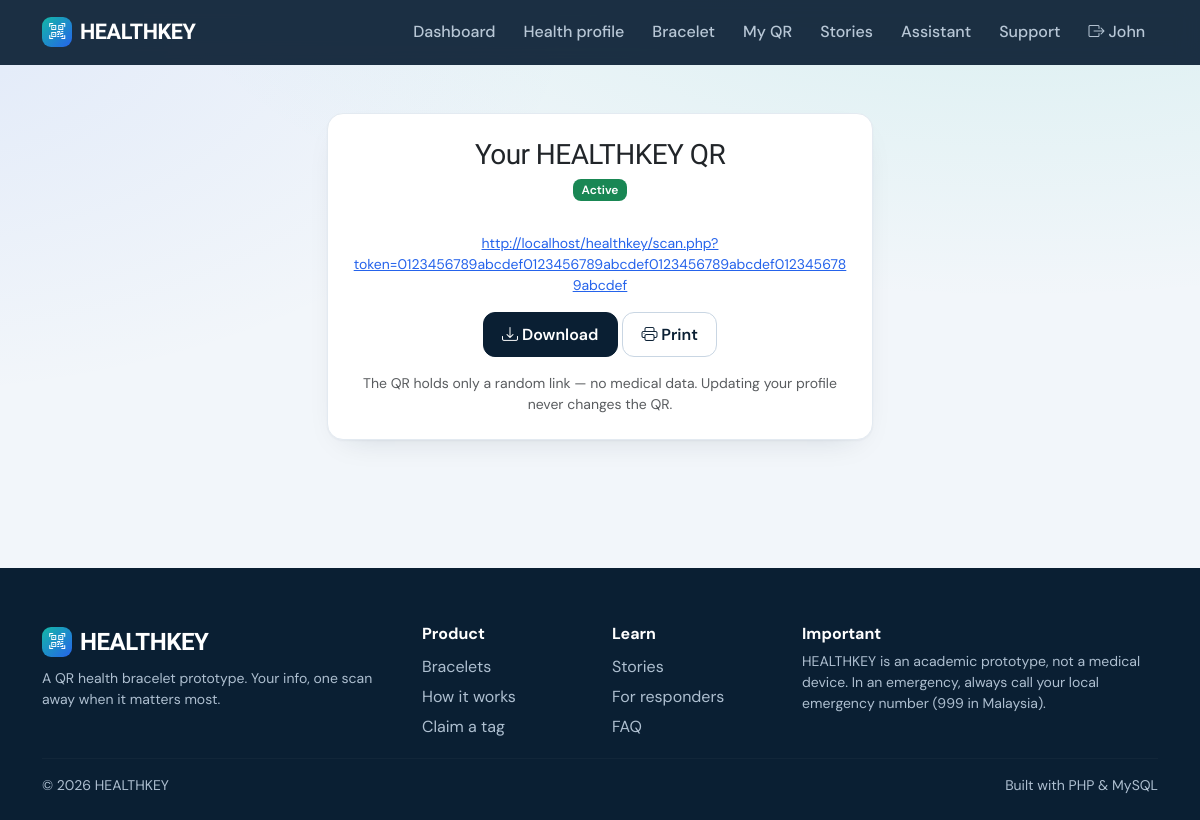
Screenshot of /my-qr.php (signed in) with the database file from the repository.
### tables this page shows
CREATE TABLE users(id INT AUTO_INCREMENT PRIMARY KEY,name VARCHAR(100) NOT NULL,email VARCHAR(150) NOT NULL UNIQUE,password VARCHAR(255) NOT NULL,phone VARCHAR(30),role ENUM('user','admin') DEFAULT 'user',is_active TINYINT DEFAULT 1,created_at TIMESTAMP DEFAULT CURRENT_TIMESTAMP,updated_at TIMESTAMP DEFAULT CURRENT_TIMESTAMP ON UPDATE CURRENT_TIMESTAMP);

CREATE TABLE qr_codes(id INT AUTO_INCREMENT PRIMARY KEY,user_id INT NULL,unique_token CHAR(64) NOT NULL UNIQUE,status ENUM('unclaimed','claimed','active','disabled') DEFAULT 'unclaimed',created_at TIMESTAMP DEFAULT CURRENT_TIMESTAMP,updated_at TIMESTAMP DEFAULT CURRENT_TIMESTAMP ON UPDATE CURRENT_TIMESTAMP,INDEX(user_id),FOREIGN KEY(user_id) REFERENCES users(id) ON DELETE SET NULL);

### includes/database.php (called while the page is built)
<?php
function db(){static $p;if(!$p){$p=new PDO('mysql:host='.DB_HOST.';dbname='.DB_NAME.';charset=utf8mb4',DB_USER,DB_PASS,[PDO::ATTR_ERRMODE=>PDO::ERRMODE_EXCEPTION,PDO::ATTR_DEFAULT_FETCH_MODE=>PDO::FETCH_ASSOC]);}return $p;}
function q($sql,$a=[]){$s=db()->prepare($sql);$s->execute($a);return $s;}

### includes/auth.php (called while the page is built, shortened)
<?php
function user(){static $u=false;if($u===false){$u=!empty($_SESSION['uid'])?q('SELECT * FROM users WHERE id=? AND is_active=1',[$_SESSION['uid']])->fetch():null;}return $u?:null;}

### includes/functions.php (called while the page is built, shortened)
<?php
function e($v){return htmlspecialchars((string)$v,ENT_QUOTES,'UTF-8');}
function scan_url($token){$s=(!empty($_SERVER['HTTPS'])&&$_SERVER['HTTPS']!=='off')?'https':'http';return "$s://{$_SERVER['HTTP_HOST']}".BASE_URL."/scan.php?token=$token";}
function qr_of($uid){return q('SELECT * FROM qr_codes WHERE user_id=?',[$uid])->fetch();}

### my-qr.php (the view, shortened to what this page needs)
<?php $title='My QR'; require 'includes/header.php'; require_login();
$qr=qr_of($u['id']);
$url=scan_url($qr['unique_token']);?>
<div class="row justify-content-center"><div class="col-md-6"><div class="card p-4 text-center"><h3>Your HEALTHKEY QR</h3>
<span class="badge align-self-center mb-3 <?=$qr['status']==='active'?'bg-success':'bg-warning text-dark'?>"><?=e(ucfirst($qr['status']))?></span>
<p class="small text-break"><a href="<?=e($url)?>" target="_blank"><?=e($url)?></a></p>
<div class="no-print"><button class="btn btn-primary" onclick="dl()"><i class="bi bi-download"></i> Download</button> <button class="btn btn-outline-primary" onclick="print()"><i class="bi bi-printer"></i> Print</button></div>
<p class="small text-muted mt-3 mb-0">The QR holds only a random link — no medical data. Updating your profile never changes the QR.</p></div></div></div>
<?php require 'includes/footer.php';

### includes/header.php (shortened to what this page needs)
<?php require_once __DIR__.'/bootstrap.php'; $u=user(); $title=$title??'HEALTHKEY'; ?>
<!doctype html><html lang="en"><head><meta charset="utf-8"><meta name="viewport" content="width=device-width,initial-scale=1">
<link href="https://cdn.jsdelivr.net/npm/bootstrap@5.3.3/dist/css/bootstrap.min.css" rel="stylesheet">
<link href="https://cdn.jsdelivr.net/npm/bootstrap-icons@1.11.3/font/bootstrap-icons.css" rel="stylesheet">
<link href="<?=BASE_URL?>/assets/css/style.css" rel="stylesheet"></head><body>
<nav class="navbar navbar-expand-lg navbar-dark hk-nav"><div class="container">
<a class="navbar-brand text-white" href="<?=BASE_URL?>/"><span class="brand-dot"><i class="bi bi-qr-code-scan"></i></span>HEALTHKEY</a>
<div class="collapse navbar-collapse" id="n"><ul class="navbar-nav ms-auto align-items-lg-center">
<?php if($u&&$u['role']==='admin'):?><li class="nav-item"><a class="nav-link" href="<?=BASE_URL?>/admin/messages.php">Admin panel <span class="hk-badge" style="display:none">0</span></a></li>
<?php elseif($u):?>
<li class="nav-item"><a class="nav-link" href="<?=BASE_URL?>/dashboard.php">Dashboard</a></li>
<li class="nav-item"><a class="nav-link" href="<?=BASE_URL?>/health-profile.php">Health profile</a></li>
<li class="nav-item"><a class="nav-link" href="<?=BASE_URL?>/product.php">Bracelet</a></li>
<li class="nav-item"><a class="nav-link" href="<?=BASE_URL?>/my-qr.php">My QR</a></li>
<li class="nav-item"><a class="nav-link" href="<?=BASE_URL?>/stories.php">Stories</a></li><li class="nav-item"><a class="nav-link" href="<?=BASE_URL?>/chatbot.php">Assistant</a></li><li class="nav-item"><a class="nav-link" href="<?=BASE_URL?>/support.php">Support <span class="hk-badge" style="display:none">0</span></a></li>
<?php endif; if($u):?><li class="nav-item"><a class="nav-link" href="<?=BASE_URL?>/logout.php"><i class="bi bi-box-arrow-right"></i> <?=e(explode(' ',$u['name'])[0])?></a></li>
<?php endif;?>
</ul></div></div></nav><main class="container py-4 py-lg-5" id="top"><?=flash()?>

### assets/css/style.css (style rules this page uses)
:root { --ink:#0A1F33;--ink2:#12324F;--teal:#14B8A6;--teal-d:#0D9488;--blue:#2563EB;--alert:#F0484B;--paper:#F2F6FA;--line:#E3EAF1;--mute:#64748B;--r:16px }
* { -webkit-font-smoothing:antialiased }
body { font-family:'DM Sans',system-ui,sans-serif;background:var(--paper);color:var(--ink);background-image:radial-gradient(900px 400px at 85% -100px,rgba(20,184,166,.13),transparent),radial-gradient(700px 400px at -10% 0,rgba(37,99,235,.09),transparent);background-repeat:no-repeat }
h1,h2,h3,h4,h5,.navbar-brand,.stat { font-family:'Bricolage Grotesque','DM Sans',sans-serif;letter-spacing:-.02em }
a { color:var(--blue) }
.hk-nav { background:rgba(10,31,51,.92)!important;backdrop-filter:blur(10px);position:sticky;top:0;z-index:50;padding:.7rem 0 }
.navbar-brand { font-weight:800;font-size:1.35rem;display:flex;align-items:center;gap:.5rem }
.brand-dot { width:30px;height:30px;border-radius:9px;background:linear-gradient(135deg,var(--teal),var(--blue));display:grid;place-items:center;font-size:1rem }
.hk-nav .nav-link { color:#b8c7d6!important;font-weight:500;border-radius:10px;padding:.45rem .8rem!important;margin-left:.15rem }
.card { background:#fff;border:1px solid var(--line);border-radius:var(--r);box-shadow:0 1px 2px rgba(10,31,51,.04),0 12px 32px -18px rgba(10,31,51,.18) }
.btn { border-radius:12px;font-weight:600;padding:.6rem 1.15rem;transition:transform .15s,box-shadow .15s,background .15s }
.btn-primary { background:var(--ink);border-color:var(--ink) }
.btn-outline-primary { color:var(--ink);border-color:#c9d6e3 }
.badge { border-radius:8px;padding:.4em .7em;font-weight:600 }

### rows the page displays
users: name "John"
qr_codes: status "Active", unique_token "http://localhost/healthkey/scan.php?token=0123456789abcdef0123456789abcdef0123456789abcdef0123456789abcdef"
